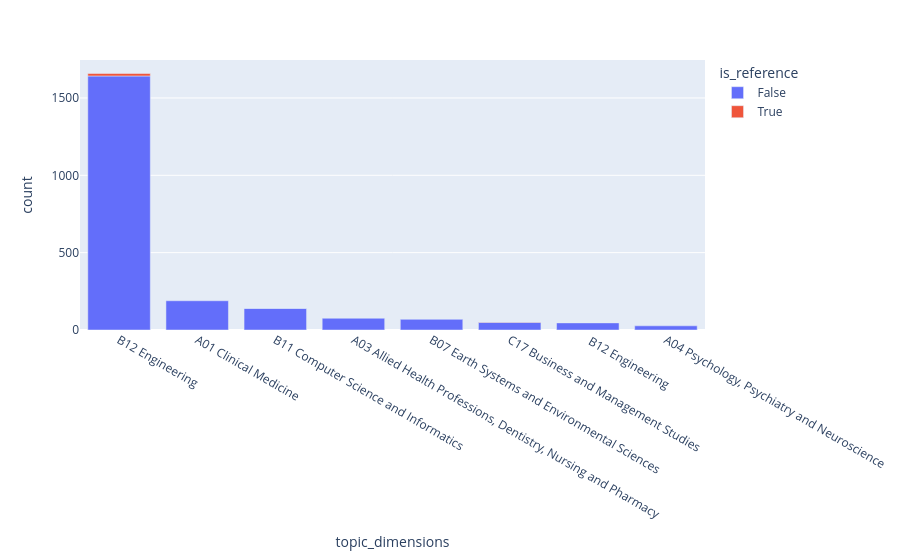

Notebook code for this chart:
### Code cell
px.bar(
    explode_and_groupby_topic(
        df_recent, name_topic_col="topic_dimensions", min_count_to_keep=25
    ),
    x="topic_dimensions",
    color="is_reference",
    y="count",
)

### Figure 1 — Plotly figure (JSON) as saved in the notebook; plotly's stock layout.template omitted (floating-point values rounded to 4 significant figures)
{"data": [{"hovertemplate": "is_reference=False<br>topic_dimensions=%{x}<br>count=%{y}<extra></extra>", "legendgroup": "False", "marker": {"color": "#636efa", "pattern": {"shape": ""}}, "name": "False", "orientation": "v", "showlegend": true, "textposition": "auto", "type": "bar", "x": ["B12 Engineering", "A01 Clinical Medicine", "B11 Computer Science and Informatics", "A03 Allied Health Professions, Dentistry, Nursing and Pharmacy", "B07 Earth Systems and Environmental Sciences", "C17 Business and Management Studies", " B12 Engineering", "A04 Psychology, Psychiatry and Neuroscience"], "xaxis": "x", "y": [1642, 189, 140, 76, 69, 50, 46, 27], "yaxis": "y"}, {"hovertemplate": "is_reference=True<br>topic_dimensions=%{x}<br>count=%{y}<extra></extra>", "legendgroup": "True", "marker": {"color": "#EF553B", "pattern": {"shape": ""}}, "name": "True", "orientation": "v", "showlegend": true, "textposition": "auto", "type": "bar", "x": ["B12 Engineering", "B11 Computer Science and Informatics", "C17 Business and Management Studies"], "xaxis": "x", "y": [16, 1, 1], "yaxis": "y"}], "layout": {"barmode": "relative", "legend": {"title": {"text": "is_reference"}, "tracegroupgap": 0}, "margin": {"t": 60}, "xaxis": {"anchor": "y", "domain": [0, 1], "title": {"text": "topic_dimensions"}}, "yaxis": {"anchor": "x", "domain": [0, 1], "title": {"text": "count"}}}}
